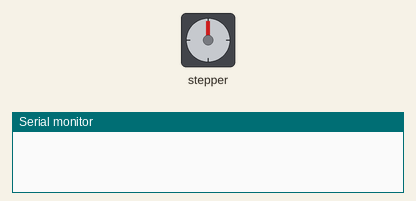
A sketch run on a simulated Arduino Mega 2560, built with avr-gcc and run on an emulated ATmega2560. Parts: stepper motor, the last lines printed to the serial monitor. Wiring (inferred from the names in the program): stepper motor driver (200 steps per turn assumed): step pin 23; direction pin 22.

Above: at 0.05 s.
At 7.2 s:
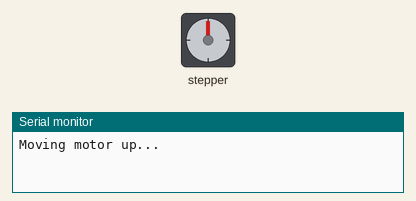
At 10.75 s:
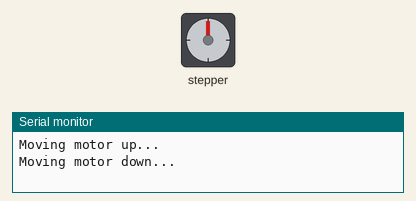
At 14.35 s:
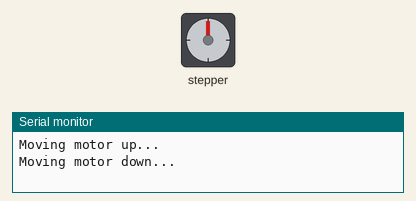
Timing chart, 0 to 18.7 s (numbered marks = the images above):
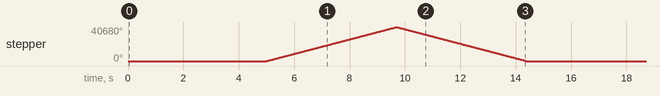

Measured:
- by itself, stepper: turns 40680° clockwise in 4.7 s, then 40680° counter-clockwise in 4.7 s, repeating every 14.4 s

The sketch:

nema17withTB6600.ino
```cpp
// Define motor pins for Motor 1 (Up-Down Motor 1)
const int MOTOR1_STEP_PIN = 23; // Step pin for Motor 1
const int MOTOR1_DIR_PIN = 22;  // Direction pin for Motor 1
const long int TOTAL_STEPS = 50000;  // Number of steps to move

const int limitSwitchLeft = 3; // Pin for the limit switch

// Move stepper motor for a specific number of steps
void moveStepper( long int steps, bool isUp) {
  int directionPin=MOTOR1_DIR_PIN;
   int stepPin= MOTOR1_STEP_PIN;
  // Set the direction based on isUp parameter
  if (isUp) {
    digitalWrite(directionPin, LOW); // Up (CW)
    for (long int i = 0; i < steps; i++) {
      digitalWrite(stepPin, HIGH);
      delayMicroseconds(100); // Adjust delay for speed
      digitalWrite(stepPin, LOW);
      delayMicroseconds(100); // Adjust delay for speed
    }
  } else {
    digitalWrite(directionPin, HIGH); // Down (CCW)
    for (long int i = 0; i < steps; i++) {
      digitalWrite(stepPin, HIGH);
      delayMicroseconds(100); // Adjust delay for speed
      digitalWrite(stepPin, LOW);
      delayMicroseconds(100); // Adjust delay for speed
    }
  }
}

void setup() {
  // Initialize serial communication for debugging
  Serial.begin(9600);

  // Set motor pins as output
  pinMode(MOTOR1_STEP_PIN, OUTPUT);
  pinMode(MOTOR1_DIR_PIN, OUTPUT);

  // Set limit switch pin as input with pull-up resistor
  pinMode(limitSwitchLeft, INPUT_PULLUP);
}

void loop() {
  // Move motor down
    // Move motor up
  delay(5000);
  Serial.println("Moving motor up...");
  moveStepper(22600, false);
  Serial.println("Moving motor down...");
  moveStepper(22600, true);
}
```
